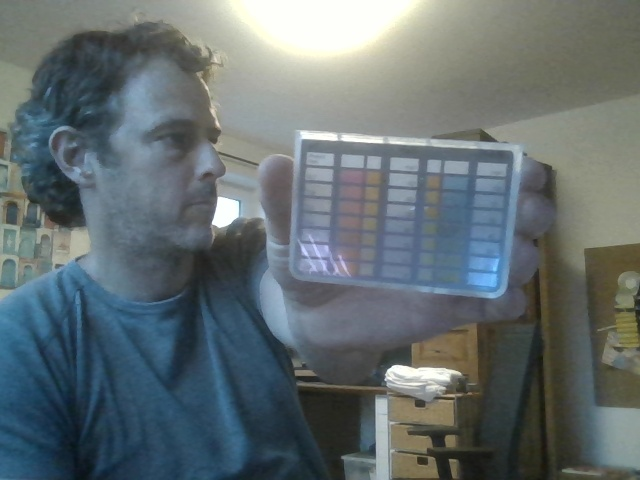
#> input picture template.jpg, 640 x 480 px
$ python -i measurement.py   (imports and definitions only)
#> lines starting #> are read from the running program, lines starting #| are printed output that depends on the picture; after the words box and inside, x2 and y2 are one past the last pixel; in counts of white or black regions, pixels touching at a corner belong together
### android/PoolWaterTester/app/src/main/python/tracker.py
"""
tracker.py
==========
Messindikator-Tracker: Findet die Messkarte im Kamerabild über ihre Gitterzellen.

Erkennungsstrategie:
  Cell-Cluster: Canny → alle Konturen → kleine rechteckige (= Zellen) sammeln
                → Dichtefilter (Zellen liegen nahe beieinander)
                → minAreaRect der dichten Zellzentren als rotiertes Quad
                → _verify_quad bestätigt Gitterstruktur (HoughLinesP)

Liefert 4 geordnete Eckpunkte (TL, TR, BR, BL) im Frame-Koordinatensystem.
warp() wendet getPerspectiveTransform an und liefert das Kartenbild in exakt
der Template-Größe (inklusive Rotations- und Perspektivkorrektur).

Verwendung:
    tracker   = IndicatorTracker(template_gray)
    stability = QuadStabilityChecker(required_frames=5)

    quad, method = tracker.find(scene_gray)
    if stability.update(quad):
        warped = tracker.warp(frame_bgr, stability.mean_quad())
"""

import cv2
import numpy as np
from typing import List, Optional, Tuple


# ══════════════════════════════════════════════════════════
# Hilfsfunktionen
# ══════════════════════════════════════════════════════════

def order_quad_corners(pts: np.ndarray) -> np.ndarray:
    """
    Sortiert 4 Eckpunkte konsistent: TL → TR → BR → BL.
    TL = kleinste Summe x+y, BR = größte, TR = kleinste Differenz x-y, BL = größte.
    """
    pts = pts.reshape(4, 2).astype(np.float32)
    s   = pts.sum(axis=1)
    d   = np.diff(pts, axis=1).ravel()
    out = np.empty((4, 2), dtype=np.float32)
    out[0] = pts[np.argmin(s)]   # TL
    out[2] = pts[np.argmax(s)]   # BR
    out[1] = pts[np.argmin(d)]   # TR
    out[3] = pts[np.argmax(d)]   # BL
    return out


# ══════════════════════════════════════════════════════════
# Zell-Cluster-Detektion
# ══════════════════════════════════════════════════════════

# [216 lines left out: functions _dedupe_cells, _drop_nested, _detect_cell_rects, _filter_cells_by_size, _filter_dense_cells, detect_card_by_cell_cluster, not called in this run]


# ══════════════════════════════════════════════════════════
# Stabilitätsprüfung
# ══════════════════════════════════════════════════════════

class QuadStabilityChecker:
    """
    Bewertet ob das erkannte Viereck über N aufeinanderfolgende Frames stabil ist.
    Stabilität = max. Eckpunktdrift über die letzten N Frames < max_drift Pixel.
    """

    def __init__(self, required_frames: int = 5, max_drift: float = 15.0):
        self.required  = required_frames
        self.max_drift = max_drift
        self._history: list = []

    # [11 lines left out: function update, not called in this run]

    def reset(self):
        self._history.clear()

    def progress(self) -> int:
        return len(self._history)

    # [4 lines left out: function mean_quad, not called in this run]


# ══════════════════════════════════════════════════════════
# Haupt-Tracker
# ══════════════════════════════════════════════════════════

class IndicatorTracker:
    """
    Findet die Messkarte über Gitterzell-Clustering.

    find() gibt (quad, method) zurück:
        quad   – (4,2) float32 TL→TR→BR→BL im Frame, oder None
        method – 'cell' | 'none'
    """

    # [87 lines left out: functions __init__, find, _verify_quad, warp, draw_quad, not called in this run]

### android/PoolWaterTester/app/src/main/python/measurement.py
"""
On-device measurement pipeline.

Lifecycle:
  - Kotlin calls init(data_dir) after Python.start(). Data dir is the
    app's private filesDir/reference. If it contains reference.json +
    template.jpg, those are used; otherwise the bundled files next to
    this module are used as fallback.
  - Kotlin then calls find_quad_y / measure_rgba per frame.
  - After the user saves a new reference, Kotlin calls init(data_dir)
    again to reload.
"""

import json
import os

import cv2
import numpy as np

import reference_builder
from tracker import IndicatorTracker, QuadStabilityChecker, order_quad_corners

_HERE = os.path.dirname(__file__)
_STABILITY = QuadStabilityChecker(required_frames=5, max_drift=20.0)

# Live-tracker target width. Detection runs on the downscaled frame; the
# quad is scaled back to the original frame for warp at full color resolution.
_LIVE_TRACK_W = 480


_MIN_CELLS_PER_CLUSTER = 6
_CELL_MIN_SHORT_PX = 6      # at 480 wide; below this is noise
_CELL_MAX_SHORT_PX = 50     # above this isn't a single cell
_CELL_MAX_AR = 4.5
_CELL_MIN_RECTANGULARITY = 0.55
# Reject when the DETECTED cell grid (not the padded card box) covers less
# than this fraction of the detection-frame area. Measured on captured
# frames: degenerate sliver detections (1-column / 6-9 cells) sit at
# 0.009-0.045, while real full/partial grids are >= 0.066 — 0.05 splits them
# cleanly. Gating the raw grid (before column reconstruction) is deliberate:
# reconstruction inflates the card box, so gating the box would let tiny
# grids through once padded.
_MIN_GRID_AREA_FRAC = 0.05


def _detect_cells_otsu(gray: np.ndarray):
    """Otsu-threshold the gray, erode 2 px so adjacent cells stay disjoint,
    then take each bright connected component as a cell candidate.

    Returns list of (cx, cy, long_side, short_side, area, angle_deg) —
    same tuple format as reference_builder._detect_cell_rects, so the
    downstream cluster/score logic is unchanged.

    Otsu gives clean, filled cell shapes (much better than Canny edges,
    which only outline cells and need closure to be useful).
    """
    blurred = cv2.GaussianBlur(gray, (3, 3), 0)
    _t, mask = cv2.threshold(blurred, 0, 255,
                             cv2.THRESH_BINARY + cv2.THRESH_OTSU)
    mask = cv2.erode(mask, np.ones((2, 2), np.uint8), iterations=1)

    num, labels, stats, _cent = cv2.connectedComponentsWithStats(
        mask, connectivity=8)
    cells = []
    min_area = _CELL_MIN_SHORT_PX * _CELL_MIN_SHORT_PX
    max_area = _CELL_MAX_SHORT_PX * _CELL_MAX_SHORT_PX * 1.5
    for k in range(1, num):
        area = int(stats[k, cv2.CC_STAT_AREA])
        if area < min_area or area > max_area:
            continue
        bx = int(stats[k, cv2.CC_STAT_LEFT])
        by = int(stats[k, cv2.CC_STAT_TOP])
        bw = int(stats[k, cv2.CC_STAT_WIDTH])
        bh = int(stats[k, cv2.CC_STAT_HEIGHT])
        # Cheap pre-filter on the stats bbox before paying for minAreaRect.
        if (min(bw, bh) < _CELL_MIN_SHORT_PX
                or max(bw, bh) > _CELL_MAX_SHORT_PX * 1.5):
            continue
        # Crop to component bbox so np.where is bounded.
        sub = labels[by:by + bh, bx:bx + bw] == k
        ys, xs = np.where(sub)
        pts = np.column_stack((xs + bx, ys + by)).astype(np.float32)
        rect = cv2.minAreaRect(pts)
        rw, rh = rect[1]
        long_s = max(rw, rh)
        short_s = min(rw, rh)
        if (short_s < _CELL_MIN_SHORT_PX or short_s > _CELL_MAX_SHORT_PX
                or long_s > _CELL_MAX_SHORT_PX * 1.5):
            continue
        if long_s / max(short_s, 1e-3) > _CELL_MAX_AR:
            continue
        if area / max(rw * rh, 1) < _CELL_MIN_RECTANGULARITY:
            continue
        ang = rect[2] + (90.0 if rw < rh else 0.0)
        while ang > 45.0:
            ang -= 90.0
        while ang < -45.0:
            ang += 90.0
        cx, cy = rect[0]
        cells.append((int(cx), int(cy), int(long_s), int(short_s),
                      float(area), float(ang)))
    return cells


def _cluster_cells_by_proximity(cells, radius_factor: float = 2.5):
    """Single-link cluster cells by center proximity. Returns list of lists
    of cell indices. Union-find over an n*n distance test; n is small."""
    n = len(cells)
    if n == 0:
        return []
    pts = np.array([(c[0], c[1]) for c in cells], dtype=np.float32)
    sizes = np.array([max(c[2], c[3]) for c in cells], dtype=np.float32)
    radius = max(float(np.median(sizes)) * radius_factor, 30.0)

    parent = list(range(n))

    def find(i):
        while parent[i] != i:
            parent[i] = parent[parent[i]]
            i = parent[i]
        return i

    def union(i, j):
        ri, rj = find(i), find(j)
        if ri != rj:
            parent[ri] = rj

    for i in range(n):
        d = np.linalg.norm(pts - pts[i], axis=1)
        for j in np.where(d < radius)[0]:
            if j > i:
                union(i, int(j))

    groups: dict = {}
    for i in range(n):
        groups.setdefault(find(i), []).append(i)
    return list(groups.values())


def _find_quad_lowres(gray: np.ndarray):
    """Live-preview detector.

    Otsu-threshold the gray frame, take each bright connected component as
    a cell candidate, cluster the candidates by spatial proximity, and
    return the rotated bbox of the largest near-centre cluster, expanded
    by ~half a cell on each side.

    The card outline itself is unreliable (transparent plastic on table)
    so we anchor on the cells. Otsu cleanly separates the light cell
    interiors from the dark grid borders even when clutter (glasses,
    magazines, monitors) sits behind the card.

    Returns None if no cluster reaches _MIN_CELLS_PER_CLUSTER cells.

    Used by find_quad_y per analyzer frame; ~5 ms on desktop at 480 wide.
    """
    h, w = gray.shape[:2]
    if w > _LIVE_TRACK_W * 1.25:
        scale = _LIVE_TRACK_W / float(w)
        small = cv2.resize(gray, (int(round(w * scale)), int(round(h * scale))),
                           interpolation=cv2.INTER_AREA)
    else:
        scale = 1.0
        small = gray

    cells = _detect_cells_otsu(small)
    if len(cells) < _MIN_CELLS_PER_CLUSTER:
        return None

    clusters = _cluster_cells_by_proximity(cells)

    sh, sw = small.shape
    img_center = np.array([sw * 0.5, sh * 0.5], dtype=np.float32)
    img_diag = float(np.hypot(sw, sh))

    best_cells = None
    best_score = -1e9
    for indices in clusters:
        if len(indices) < _MIN_CELLS_PER_CLUSTER:
            continue
        cluster_cells = [cells[i] for i in indices]
        pts = np.array([(c[0], c[1]) for c in cluster_cells],
                       dtype=np.float32)
        rect = cv2.minAreaRect(pts)
        if min(rect[1]) < 1:
            continue
        cdist = float(np.linalg.norm(
            np.array(rect[0], dtype=np.float32) - img_center)) / img_diag
        score = len(indices) - 5.0 * cdist
        if score > best_score:
            best_score = score
            best_cells = cluster_cells

    if best_cells is None:
        return None

    # Build the overlay box from the cell GRID orientation, not from
    # minAreaRect of the centroids. minAreaRect flips between landscape
    # and portrait when columns are under-detected (the centroid spread
    # becomes taller than wide) and its angle is unstable near square
    # clusters. The cells themselves are reliably landscape and their
    # median angle gives a stable card orientation.
    pts = np.array([(c[0], c[1]) for c in best_cells], dtype=np.float32)
    cell_short = float(np.median([min(c[2], c[3]) for c in best_cells]))
    cell_long = float(np.median([max(c[2], c[3]) for c in best_cells]))
    theta = np.deg2rad(float(np.median([c[5] for c in best_cells])))
    cos_t, sin_t = float(np.cos(theta)), float(np.sin(theta))
    # width axis = cell long-axis (card width); height axis perpendicular
    w_axis = np.array([cos_t, sin_t], dtype=np.float32)
    h_axis = np.array([-sin_t, cos_t], dtype=np.float32)

    centroid = pts.mean(axis=0)
    centered = pts - centroid
    w_proj = centered @ w_axis
    h_proj = centered @ h_axis

    # Reject when the DETECTED cell grid is too small (the user wants the
    # gate on the grid, not the reconstructed card box below). Measured on
    # captured frames, degenerate sliver detections sit well under 0.05 of
    # the detection-frame area while real grids are >= 0.066.
    grid_w = float(w_proj.max() - w_proj.min()) + cell_long
    grid_h = float(h_proj.max() - h_proj.min()) + cell_short
    if grid_w * grid_h < _MIN_GRID_AREA_FRAC * sw * sh:
        return None

    margin = max(cell_short * 1.0, 6.0)
    box_h = float(h_proj.max() - h_proj.min()) + cell_short + 2.0 * margin
    cy_off = float((h_proj.max() + h_proj.min()) * 0.5)
    cx_off = float((w_proj.max() + w_proj.min()) * 0.5)

    # Reconstruct the full column span. Cells in one column share nearly the
    # same w_proj (rows differ along h_axis), so sorting w_proj and splitting
    # at gaps > half a cell yields one group per detected column. When fewer
    # columns than the template are found (the transparent "measure" columns
    # are easily missed by Otsu), extend the box to the full grid width using
    # the column pitch, and decide which edge the missing columns sit on by
    # recentring toward the frame centre (the card is guided to centre). This
    # avoids the old symmetric stretch that pushed the box off the detected
    # side. Orientation comes from w_axis (the cell long-axis), so a narrow
    # box can never flip to portrait.
    sorted_w = np.sort(w_proj)
    splits = np.where(np.diff(sorted_w) > 0.5 * cell_long)[0]
    group_bounds = np.concatenate(([0], splits + 1, [len(sorted_w)]))
    group_centers = np.array(
        [float(sorted_w[group_bounds[i]:group_bounds[i + 1]].mean())
         for i in range(len(group_bounds) - 1)], dtype=np.float32)
    n_det_cols = len(group_centers)

    box_w = float(w_proj.max() - w_proj.min()) + cell_long + 2.0 * margin
    deficit = (_EXPECTED_COLS - n_det_cols) if _EXPECTED_COLS >= 2 else 0
    if deficit > 0 and n_det_cols >= 2:
        pitch = float(np.median(np.diff(group_centers)))
        if pitch > 1e-3:
            box_w = (_EXPECTED_COLS - 1) * pitch + cell_long + 2.0 * margin
            fc_w = float((img_center - centroid) @ w_axis)
            shift = deficit * pitch * 0.5
            cx_off += -shift if cx_off > fc_w else shift

    center = centroid + cx_off * w_axis + cy_off * h_axis

    hw, hh = box_w * 0.5, box_h * 0.5
    corners = np.array([
        center - hw * w_axis - hh * h_axis,
        center + hw * w_axis - hh * h_axis,
        center + hw * w_axis + hh * h_axis,
        center - hw * w_axis + hh * h_axis,
    ], dtype=np.float32)

    quad = order_quad_corners(corners)
    if scale != 1.0:
        quad = (quad / scale).astype(np.float32)
    return quad

_REF: dict = {}
_TEMPLATE = None
_TEMPLATE_GRAY = None
_TRACKER: IndicatorTracker = None  # type: ignore[assignment]
_LOADED_FROM: str = ''
_EXPECTED_ROWS: int = 0
_EXPECTED_COLS: int = 0


# [59 lines left out: functions _resolve_paths, init, not called in this run]


# Load bundled defaults eagerly so the module is usable even if Kotlin
# forgets to call init().
# [1 line not run here, left out]


# [238 lines left out: functions _detect_warped_grid, _sample_lab_at, _build_projections, _project_probe, not called in this run]


# Per-parameter preferred projection order. The picker tries each in order
# and uses the FIRST one whose runtime |r| clears MIN_R_PREFERRED. For
# parameters in STRICT_PROJECTIONS we refuse to fall back to the global
# max-|r| candidate — it would just silently substitute a method we know
# to be biased on this corpus. The measurement is reported as an error so
# the UI can ask the user to retake the shot.
#
# Reasoning behind the picks (validated on phone_measurements/):
#   pH:    L+A+B all change along the strip → pc1_lab captures lightness,
#          A is the most useful single chromatic axis. STRICT — hue_lch,
#          B and pc1_ab were all biased ~+0.2 vs human estimate.
#   H2O2:  walks across both lightness and chroma → pc1_lab; pc1_ab and B
#          as graceful fallbacks.
#   PHMB:  small pure-chroma variation → pc1_ab is most stable; B as
#          backup since the chroma path is roughly along the b axis.
#
# Per-parameter override goes in reference.json:
#   parameters: [{name: 'pH', ..., preferred_projection: ['pc1_lab','A']}]
DEFAULT_PROJECTION_PREFS = {
    'pH':   ('pc1_lab', 'A'),
    'H2O2': ('pc1_lab', 'pc1_ab', 'B'),
    'PHMB': ('pc1_ab', 'B', 'hue_lch'),
}
# Parameters here NEVER fall back to global max-|r|; if no preferred
# candidate clears MIN_R_PREFERRED the parameter is reported as an error.
STRICT_PROJECTIONS = {'pH'}
MIN_R_PREFERRED = 0.9


# [203 lines left out: functions _measure_warped, find_quad_y, not called in this run]


def reset_stability() -> None:
    _STABILITY.reset()


# [89 lines left out: functions measure_rgba, _encode_jpg, _render_grid_overlay, not called in this run]

>>> import cv2
>>> picture = cv2.imread('../../../../../../template.jpg', cv2.IMREAD_GRAYSCALE)
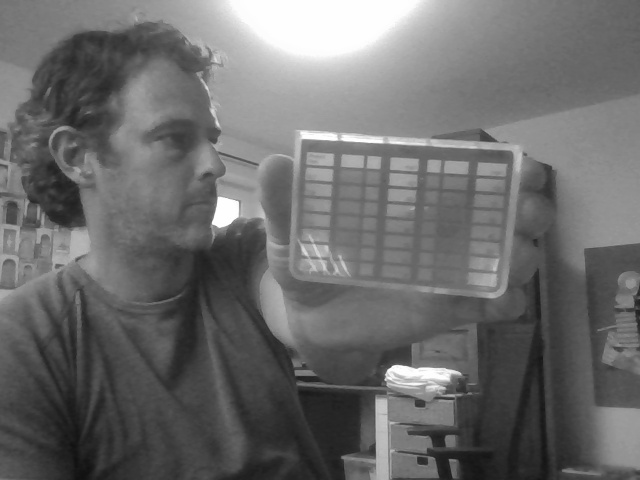
#> picture: shape (480, 640); min 17, max 255, mean 107.5
>>> result = _find_quad_lowres(picture)
#> in _detect_cells_otsu, `_t, mask = cv2.threshold(blurred, 0, 255, cv2.THRESH_BINARY + cv2.THRE..`:
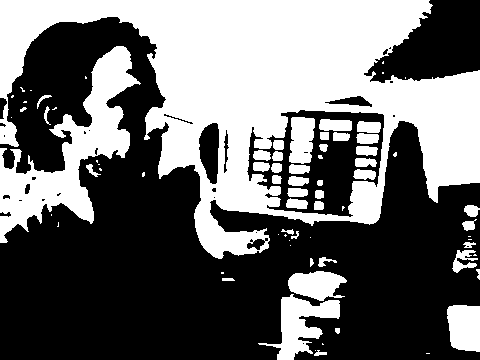
#> mask: shape (360, 480); 42.1% white; 75 white regions (31 under 20 px), largest, box (x1, y1, x2, y2) and area: (0, 0, 480, 259) 53313, (0, 46, 141, 243) 9090, (258, 294, 340, 360) 2217
#> in _detect_cells_otsu, `mask = cv2.erode(mask, np.ones((2, 2), np.uint8), iterations=1)`:
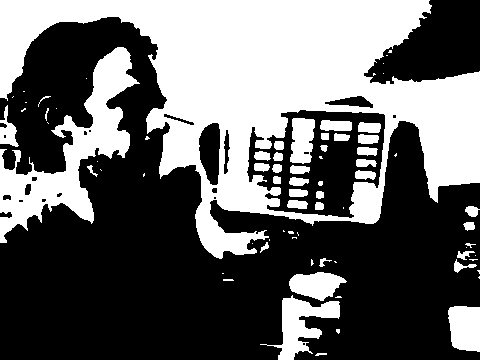
#> mask: shape (360, 480); 39.9% white; 76 white regions (35 under 20 px), largest, box (x1, y1, x2, y2) and area: (0, 0, 480, 259) 51376, (0, 47, 140, 243) 8470, (260, 295, 340, 360) 1995
#> in _detect_cells_otsu, `num, labels, stats, _cent = cv2.connectedComponentsWithStats( mask, co..`: num = 77; stats = 77 rows, first 6: [0, 0, 480, 360, 103848], [0, 0, 480, 259, 51376], [0, 47, 140, 196, 8470], [388, 50, 4, 3, 10], [386, 55, 2, 1, 2], [383, 63, 1, 1, 1]
#> (the rest of the program and of its run is left out)
